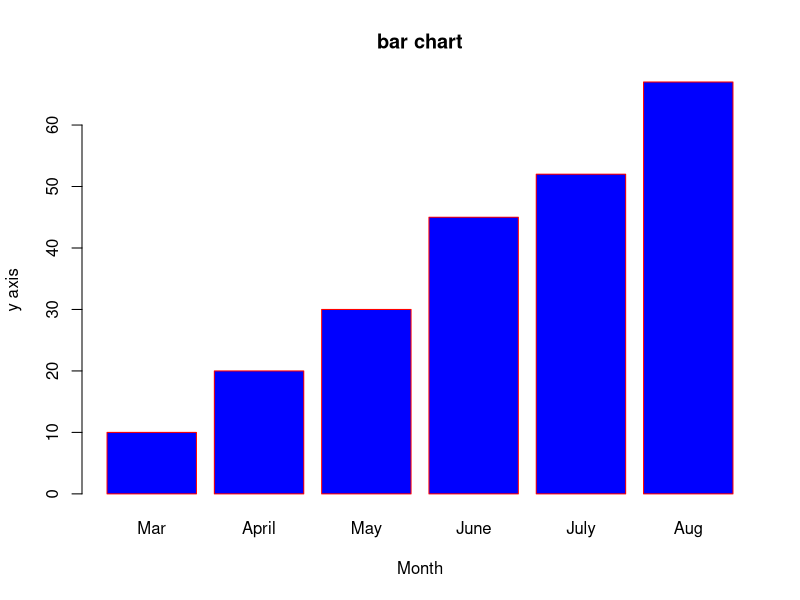

The R source for this figure:
H<-c(10,20,30,45,52,67)
M<-c("Mar","April","May","June","July","Aug")
png(file="barchar.png")
barplot(H,names.arg=M,main = "bar chart",xlab="Month",ylab = "y axis",col="blue",border="red")
dev.off()
